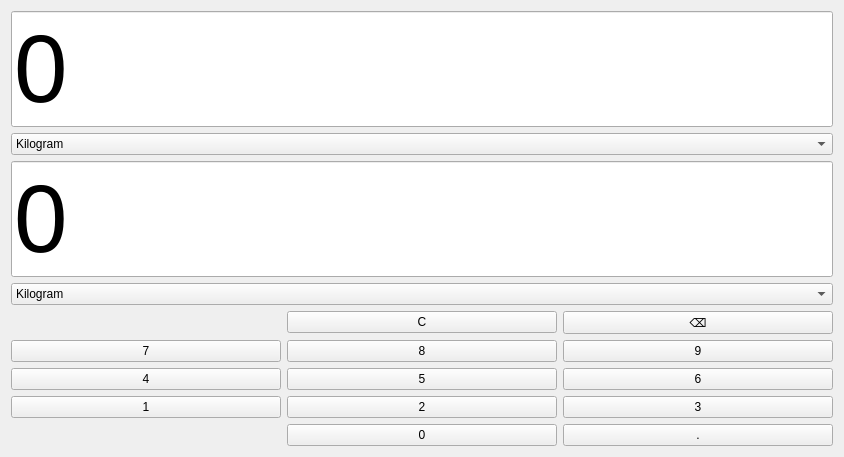
      <widget class="QWidget" name="page_weight">
       <layout class="QVBoxLayout" name="verticalLayout_9">
        <item>
         <widget class="QLineEdit" name="fromWeightText">
          <property name="sizePolicy">
           <sizepolicy hsizetype="Expanding" vsizetype="Expanding">
            <horstretch>0</horstretch>
            <verstretch>0</verstretch>
           </sizepolicy>
          </property>
          <property name="font">
           <font>
            <pointsize>72</pointsize>
           </font>
          </property>
          <property name="text">
           <string>0</string>
          </property>
          <property name="readOnly">
           <bool>false</bool>
          </property>
         </widget>
        </item>
        <item>
         <widget class="QComboBox" name="fromWeight">
          <property name="currentText">
           <string>Kilogram</string>
          </property>
          <property name="currentIndex">
           <number>6</number>
          </property>
          <item>
           <property name="text">
            <string>Miligram</string>
           </property>
          </item>
          <item>
           <property name="text">
            <string>Santigram</string>
           </property>
          </item>
          <item>
           <property name="text">
            <string>Desigram</string>
           </property>
          </item>
          <item>
           <property name="text">
            <string>Gram</string>
           </property>
          </item>
          <item>
           <property name="text">
            <string>Dekagram</string>
           </property>
          </item>
          <item>
           <property name="text">
            <string>Hektogram</string>
           </property>
          </item>
          <item>
           <property name="text">
            <string>Kilogram</string>
           </property>
          </item>
          <item>
           <property name="text">
            <string>Ton</string>
           </property>
          </item>
          <item>
           <property name="text">
            <string>Ons</string>
           </property>
          </item>
          <item>
           <property name="text">
            <string>Pound</string>
           </property>
          </item>
         </widget>
        </item>
        <item>
         <widget class="QLineEdit" name="toWeightText">
          <property name="sizePolicy">
           <sizepolicy hsizetype="Expanding" vsizetype="Expanding">
            <horstretch>0</horstretch>
            <verstretch>0</verstretch>
           </sizepolicy>
          </property>
          <property name="font">
           <font>
            <pointsize>72</pointsize>
           </font>
          </property>
          <property name="text">
           <string>0</string>
          </property>
          <property name="alignment">
           <set>Qt::AlignmentFlag::AlignLeading|Qt::AlignmentFlag::AlignLeft|Qt::AlignmentFlag::AlignVCenter</set>
          </property>
          <property name="readOnly">
           <bool>true</bool>
          </property>
         </widget>
        </item>
        <item>
         <widget class="QComboBox" name="toWeight">
          <property name="currentIndex">
           <number>6</number>
          </property>
          <item>
           <property name="text">
            <string>Miligram</string>
           </property>
          </item>
          <item>
           <property name="text">
            <string>Santigram</string>
           </property>
          </item>
          <item>
           <property name="text">
            <string>Desigram</string>
           </property>
          </item>
          <item>
           <property name="text">
            <string>Gram</string>
           </property>
          </item>
          <item>
           <property name="text">
            <string>Dekagram</string>
           </property>
          </item>
          <item>
           <property name="text">
            <string>Hektogram</string>
           </property>
          </item>
          <item>
           <property name="text">
            <string>Kilogram</string>
           </property>
          </item>
          <item>
           <property name="text">
            <string>Ton</string>
           </property>
          </item>
          <item>
           <property name="text">
            <string>Ons</string>
           </property>
          </item>
          <item>
           <property name="text">
            <string>Pound</string>
           </property>
          </item>
         </widget>
        </item>
        <item>
         <layout class="QGridLayout" name="gridLayout_10">
          <item row="4" column="0">
           <widget class="QPushButton" name="btn_w7">
            <property name="text">
             <string>7</string>
            </property>
           </widget>
          </item>
          <item row="7" column="2">
           <widget class="QPushButton" name="btn_w3">
            <property name="text">
             <string>3</string>
            </property>
           </widget>
          </item>
          <item row="5" column="0">
           <widget class="QPushButton" name="btn_w4">
            <property name="text">
             <string>4</string>
            </property>
           </widget>
          </item>
          <item row="5" column="1">
           <widget class="QPushButton" name="btn_w5">
            <property name="text">
             <string>5</string>
            </property>
           </widget>
          </item>
          <item row="9" column="2">
           <widget class="QPushButton" name="btn_wDot">
            <property name="text">
             <string>.</string>
            </property>
           </widget>
          </item>
          <item row="2" column="2">
           <widget class="QPushButton" name="btn_wDelete">
            <property name="text">
             <string>⌫</string>
            </property>
           </widget>
          </item>
          <item row="4" column="1">
           <widget class="QPushButton" name="btn_w8">
            <property name="text">
             <string>8</string>
            </property>
           </widget>
          </item>
          <item row="5" column="2">
           <widget class="QPushButton" name="btn_w6">
            <property name="text">
             <string>6</string>
            </property>
           </widget>
          </item>
          <item row="7" column="1">
           <widget class="QPushButton" name="btn_w2">
            <property name="text">
             <string>2</string>
            </property>
           </widget>
          </item>
          <item row="7" column="0">
           <widget class="QPushButton" name="btn_w1">
            <property name="text">
             <string>1</string>
            </property>
           </widget>
          </item>
          <item row="9" column="1">
           <widget class="QPushButton" name="btn_w0">
            <property name="text">
             <string>0</string>
            </property>
           </widget>
          </item>
          <item row="4" column="2">
           <widget class="QPushButton" name="btn_w9">
            <property name="text">
             <string>9</string>
            </property>
           </widget>
          </item>
          <item row="2" column="1">
           <widget class="QPushButton" name="btn_wClear">
            <property name="text">
             <string>C</string>
            </property>
           </widget>
          </item>
         </layout>
        </item>
       </layout>
      </widget>
